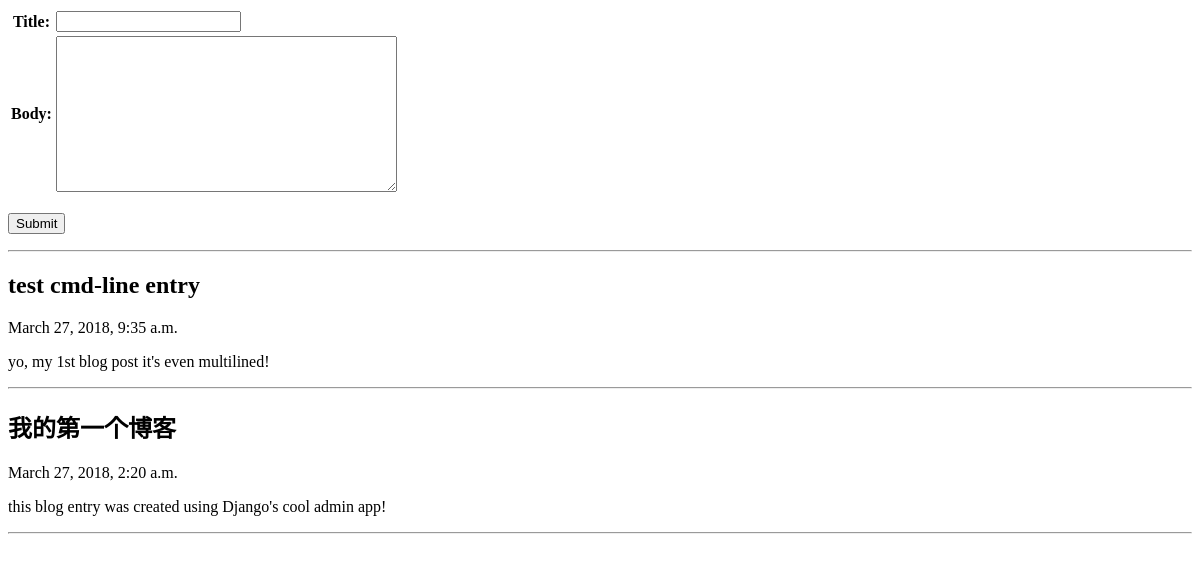
Page /blog/ on the earlier database version.
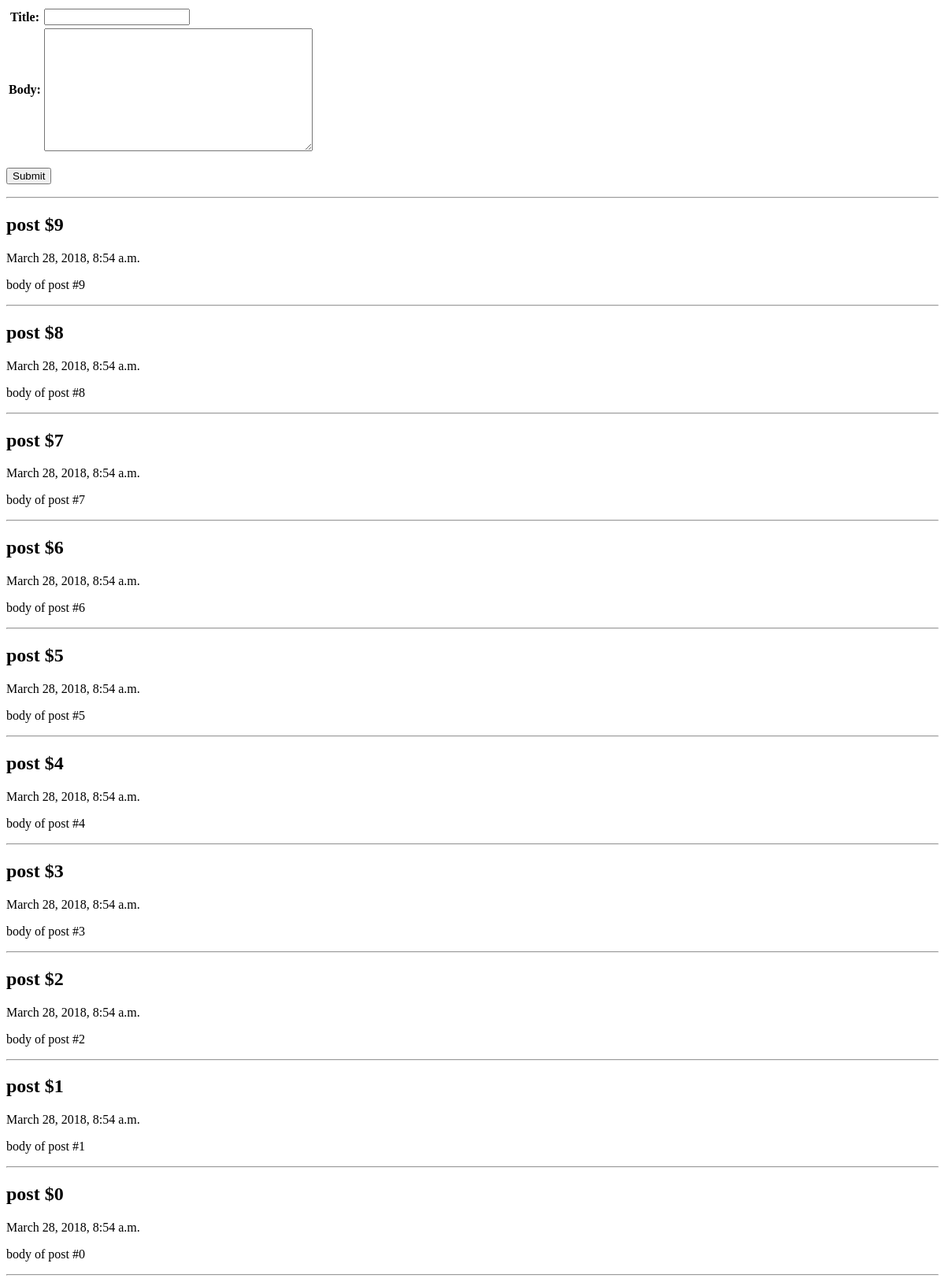
Same page on the later database version.
### blog/models.py (models this page shows)
class BlogPost(models.Model):
    title = models.CharField(max_length=150)
    body = models.TextField()
    timestamp = models.DateTimeField()

### blog/views.py (the view)
# urls.py: path('', views.archive),
def archive(request):
    posts = BlogPost.objects.all().order_by('-timestamp')[:10]
    return render(request, "archive.html",
    {'posts': posts, 'form': BlogPostForm()}
    )

### blog/models.py
class BlogPostForm(forms.ModelForm):
    class Meta:
        model = BlogPost
        exclude = ('timestamp', )

### blog/templates/archive.html
<form action="/blog/create/" method="post">{% csrf_token %}
<table>{{ form }}</table><br>
<input type=submit>
</form>
<hr>
{% for post in posts %}
<h2>{{ post.title }}</h2>
<p>{{ post.timestamp }}</p>
<p>{{ post.body }}</p>
<hr>
{% endfor %}

Differences in the rows shown:
no longer on this page (row unchanged): BlogPost: title "test cmd-line entry", timestamp "March 27, 2018, 9:35 a.m.", body "yo, my 1st blog post it's even multilined!"
no longer on this page (row unchanged): BlogPost: title "我的第一个博客", timestamp "March 27, 2018, 2:20 a.m.", body "this blog entry was created using Django's cool admin app!"
added BlogPost: title "post $9", timestamp "March 28, 2018, 8:54 a.m.", body "body of post #9"
added BlogPost: title "post $8", timestamp "March 28, 2018, 8:54 a.m.", body "body of post #8"
added BlogPost: title "post $7", timestamp "March 28, 2018, 8:54 a.m.", body "body of post #7"
added BlogPost: title "post $6", timestamp "March 28, 2018, 8:54 a.m.", body "body of post #6"
added BlogPost: title "post $5", timestamp "March 28, 2018, 8:54 a.m.", body "body of post #5"
added BlogPost: title "post $4", timestamp "March 28, 2018, 8:54 a.m.", body "body of post #4"
added BlogPost: title "post $3", timestamp "March 28, 2018, 8:54 a.m.", body "body of post #3"
added BlogPost: title "post $2", timestamp "March 28, 2018, 8:54 a.m.", body "body of post #2"
added BlogPost: title "post $1", timestamp "March 28, 2018, 8:54 a.m.", body "body of post #1"
added BlogPost: title "post $0", timestamp "March 28, 2018, 8:54 a.m.", body "body of post #0"
